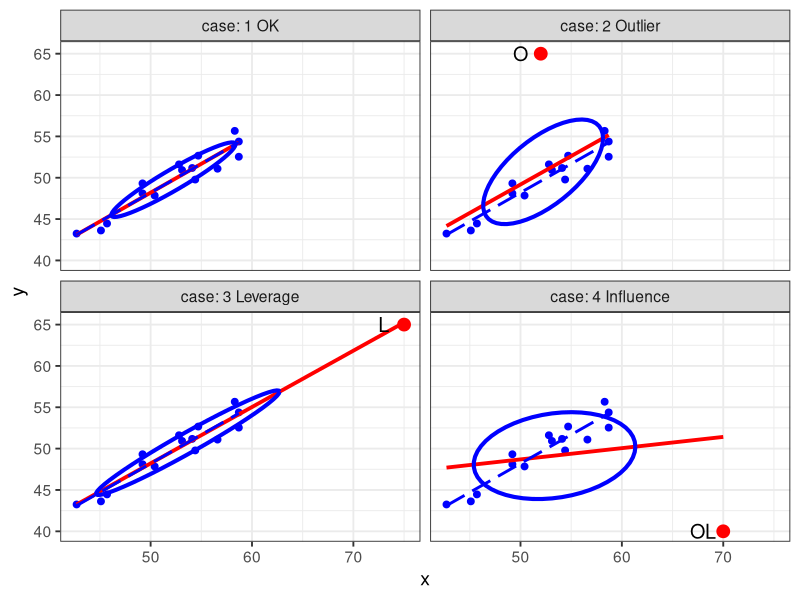
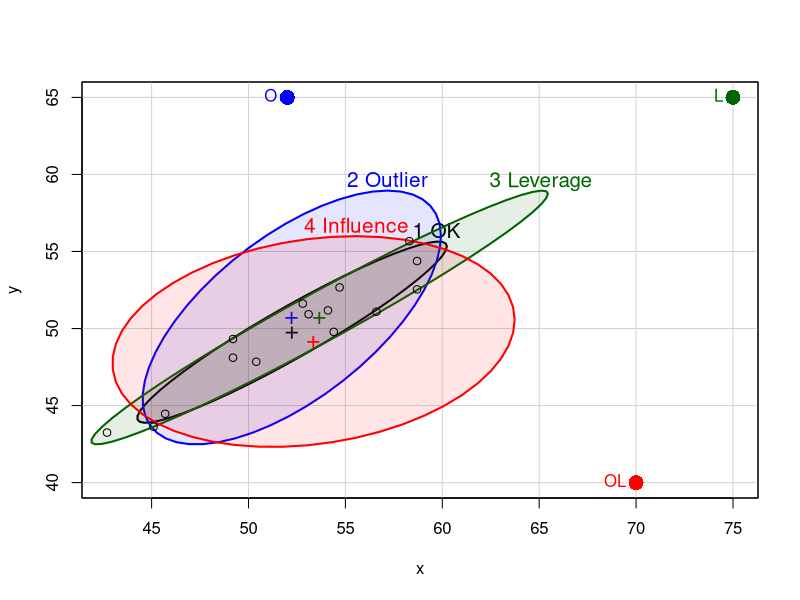

Recreate these plots in R, in order.
## ---- chunk 1
library(tidyverse)
library(car)
set.seed(42)
N <- 15
case_labels <- paste(1:4, c("OK", "Outlier", "Leverage", "Influence"))
levdemo <- tibble(
	case = rep(case_labels, 
	           each = N),
	x = rep(round(40 + 20 * runif(N), 1), 4),
	y = rep(round(10 + .75 * x + rnorm(N, 0, 1.25), 4)),
	id = " "
)

mod <- lm(y ~ x, data=levdemo)
coef(mod)
## ---- chunk 2
extra <- tibble(
  case = case_labels,
  x  = c(65, 52, 75, 70),
  y  = c(NA, 65, 65, 40),
  id = c("  ", "O", "L", "OL")
)

#' Join these to the data
both <- bind_rows(levdemo, extra) |>
  mutate(case = factor(case))
## ---- chunk 3
#| label: fig-levdemo
#| out-width: 100%
#| fig-cap: 'Leverage influence quartet with data 50% ellipses. Case (1) original data; (2) adding one low-leverage outlier, "O"; (3) adding one "good" leverage point, "L"; (4) adding one "bad" leverage point, "OL". The dashed line is the fitted line for the original data, while the solid line reflects the additional point. The data ellipses show the effect of the additional point on precision.'
ggplot(levdemo, aes(x = x, y = y)) +
  geom_point(color = "blue", size = 2) +
  geom_smooth(data = both, 
              method = "lm", formula = y ~ x, se = FALSE,
              color = "red", linewidth = 1.3, linetype = 1) +
  geom_smooth(method = "lm", formula = y ~ x, se = FALSE,
              color = "blue", linewidth = 1, linetype = "longdash" ) +
  stat_ellipse(data = both, level = 0.5, color="blue", type="norm", linewidth = 1.4) +
  geom_point(data=extra, color = "red", size = 4) +
  geom_text(data=extra, aes(label = id), nudge_x = -2, size = 5) +
  facet_wrap(~case, labeller = label_both) +
  theme_bw(base_size = 14)
## ---- chunk 4
#| label: fig-levdemo2
#| out-width: 80%
#| code-fold: true
#| fig.cap: "Data ellipses in the Leverage-influence quartet. This graph overlays the data ellipses
#|     and additional points from the four panels of @fig-levdemo2. It can be seen that only the
#|     OL point affects the slope, while the O and L points affect precision of the estimates in opposite
#|     directions."
colors <- c("black", "blue", "darkgreen", "red")
with(both,
     {dataEllipse(x, y, groups = case, 
          levels = 0.68,
          plot.points = FALSE, add = FALSE,
          center.pch = "+",
          col = colors,
          fill = TRUE, fill.alpha = 0.1)
     })

case1 <- both |> filter(case == "1 OK")
points(case1[, c("x", "y")], cex=1)

points(extra[, c("x", "y")], 
       col = colors,
       pch = 16, cex = 2)

text(extra[, c("x", "y")],
     labels = extra$id,
     col = colors, pos = 2, offset = 0.5)
